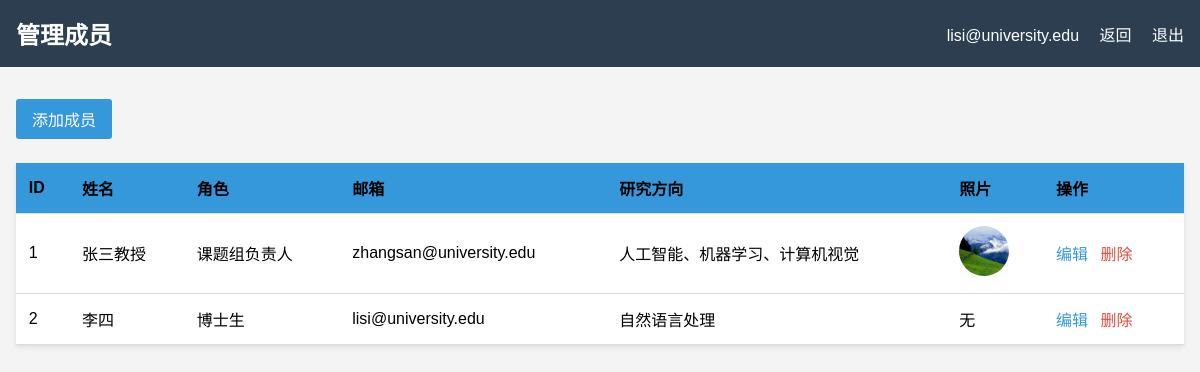
The app's page /admin/members (signed in), older data.
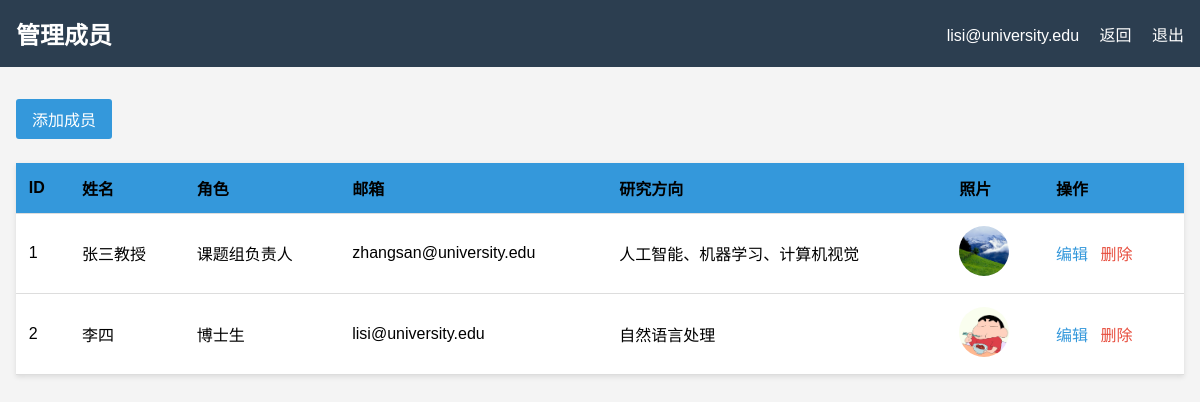
The same page, newer data.
### app.py (models this page shows)
class Member(db.Model):
    id = db.Column(db.Integer, primary_key=True)
    name = db.Column(db.String(100), nullable=False)
    role = db.Column(db.String(50), nullable=False)
    university = db.Column(db.String(100))          # 新增
    email = db.Column(db.String(100))
    research_area = db.Column(db.String(200))
    bio = db.Column(db.Text)
    photo_url = db.Column(db.String(200))
    stats = db.Column(db.JSON, default=[])
    publications = db.Column(db.JSON, default=[])
    projects = db.Column(db.JSON, default=[])
    news = db.Column(db.JSON, default=[])
    education = db.Column(db.JSON, default=[])
    experience = db.Column(db.JSON, default=[])

### app.py (the view)
@app.route('/admin/members')
@login_required
def admin_members():
    members = Member.query.all()
    return render_template('admin/members.html', members=members)

### app.py (called while the page is built)
def login_required(f):
    @wraps(f)
    def decorated_function(*args, **kwargs):
        if not session.get('logged_in'):
            flash('请先登录', 'warning')
            return redirect(url_for('login', next=request.url))
        return f(*args, **kwargs)
    return decorated_function

### templates/admin/members.html (shortened to what this page needs)
<!DOCTYPE html>
<html lang="zh-CN">
<head>
</head>
<body>
    <header class="admin-header">
        <h1>管理成员</h1>
        <div>
            <span>{{ session.username }}</span>
            <a href="{{ url_for('admin_dashboard') }}">返回</a>
            <a href="{{ url_for('logout') }}">退出</a>
        </div>
    </header>
    <div class="admin-container">
        <div class="toolbar">
            <a href="{{ url_for('admin_member_add') }}" class="btn">添加成员</a>
        </div>
        <table>
            <thead>
                <tr class="table_title">
                    <th>ID</th>
                    <th>姓名</th>
                    <th>角色</th>
                    <th>邮箱</th>
                    <th>研究方向</th>
                    <th>照片</th>
                    <th>操作</th>
                </tr>
            </thead>
            <tbody>
                {% for member in members %}
                <tr>
                    <td>{{ member.id }}</td>
                    <td>{{ member.name }}</td>
                    <td>{{ member.role }}</td>
                    <td>{{ member.email }}</td>
                    <td>{{ member.research_area }}</td>
                    <td>
                        {% if member.photo_url %}
                            <img src="{{ url_for('static', filename=member.photo_url) }}" alt="头像" style="width:50px; height:50px; object-fit:cover; border-radius:50%;">
                        {% else %}
                            无
                        {% endif %}
                    </td>
                    <td class="actions">
                        <a href="{{ url_for('admin_member_edit', id=member.id) }}">编辑</a>
                        <a href="{{ url_for('admin_member_delete', id=member.id) }}" class="delete" onclick="return confirm('确定删除吗？')">删除</a>
                    </td>
                </tr>
                {% endfor %}
            </tbody>
        </table>
    </div>
</body>
</html>

Row changes from the older to the newer data that the page shows:
changed Member "李四": photo_url: picture added; no longer shows "无"
